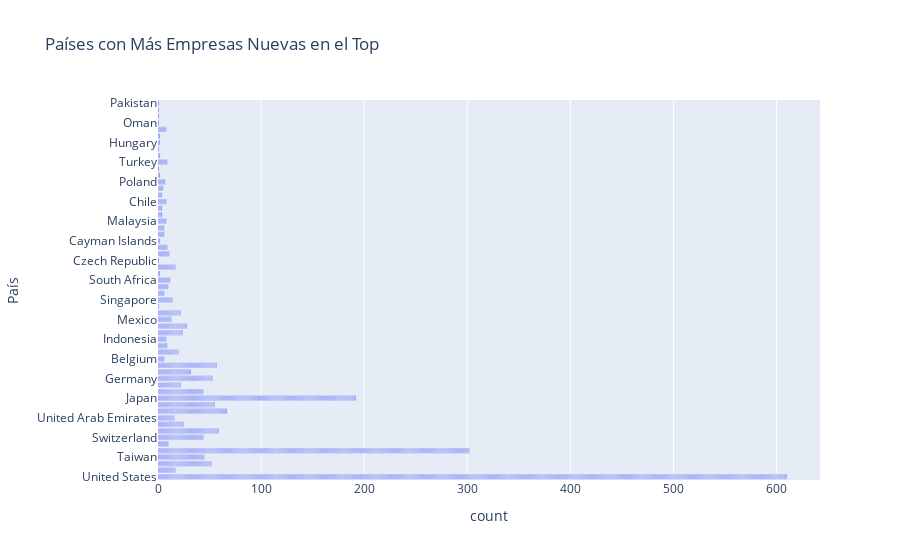

The notebook cell this image was saved under:
### Code cell
# Crear un gráfico de barras horizontales para la distribución de empresas por país en la actualidad
fig_actual_bar = px.bar(
    df_2023, 
    y='pais',  # La columna que representa los países
    orientation='h',  # Barra horizontal
    title='Países con Más Empresas Nuevas en el Top',
    labels={'cantidad_empresas': 'Cantidad de Empresas', 'pais': 'País'},
    template='plotly'
)

# Mostrar el gráfico de barras horizontales para empresas nuevas
fig_actual_bar.show()

### Figure 1 — Plotly figure (JSON) as saved in the notebook; plotly's stock layout.template omitted (floating-point values rounded to 4 significant figures; data arrays with more than 128 entries replaced by an {"elided": "..."} marker saying what was removed)
{"data": [{"alignmentgroup": "True", "hovertemplate": "count=%{x}<br>País=%{y}<extra></extra>", "legendgroup": "", "marker": {"color": "#636efa", "pattern": {"shape": ""}}, "name": "", "offsetgroup": "", "orientation": "h", "showlegend": false, "textposition": "auto", "type": "bar", "x": {"elided": "2000 int values"}, "xaxis": "x", "y": {"elided": "2000 str values"}, "yaxis": "y"}], "layout": {"barmode": "relative", "legend": {"tracegroupgap": 0}, "title": {"text": "Países con Más Empresas Nuevas en el Top"}, "xaxis": {"anchor": "y", "domain": [0, 1], "title": {"text": "count"}}, "yaxis": {"anchor": "x", "domain": [0, 1], "title": {"text": "País"}}}}
